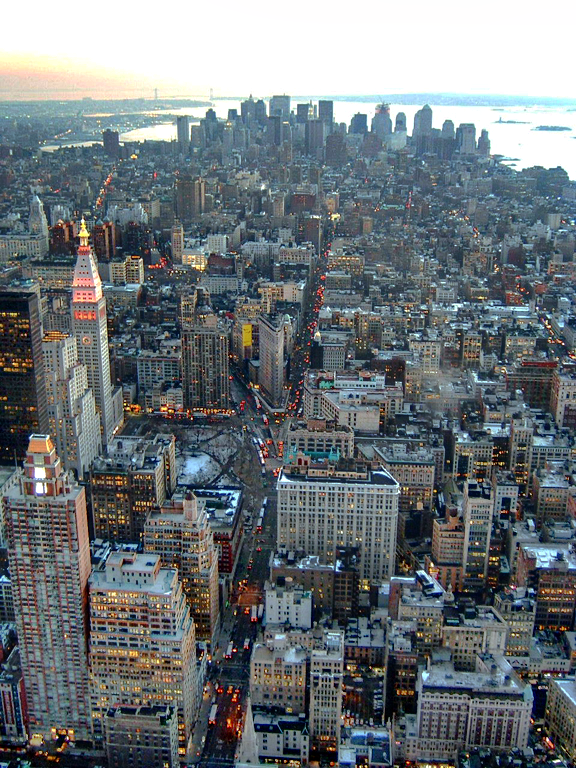
%> input picture DCAHE-MVMEF_Laboratory/comparisionLab/p1/AMEF.png, 576 x 768 px; its folder holds only this picture in this run
$ octave test5.m   (GNU Octave 9; MATLAB toolbox functions it lacks are replaced by stand-ins)
%> lines starting %> are read from the running program, lines starting %| are printed output that depends on the picture; in (x1, y1, x2, y2) boxes, pixels count from 0 and x2, y2 are one past the last pixel; in counts of white or black regions, pixels touching at a corner belong together; the program's own positions count from 1
clear all;
close all;
clc;

imagedir = '.\p1\';
outputdir = '.\p1\';

roi_ratio = 2;

windowLoc = [300,54];
windowSize = [220,40];
% img2 = drawRectangleFrame(imagedir,outputdir,windowLoc,[30,40]);
x = windowLoc(1);
y = windowLoc(2);
width = windowSize(1);
height = windowSize(2);

imagepsearch = strcat(imagedir,'*.png')
imagelist = dir(imagepsearch);

len = length(imagelist);

for i = 1:len
    file_name{i}=imagelist(i).name;
    image = imread(strcat(imagedir,file_name{i}));
%> image is the input picture: size 768x576x3 uint8; mean R, G, B 109.5, 116.9, 120.9

    [rows,cols,depth] = size(image);
%> rows = 768; cols = 576; depth = 3

    img_crop = imcrop(image,[x,y,width,height]);
    img_crop=imresize(img_crop,roi_ratio,'nearest');  %最近邻放大2倍
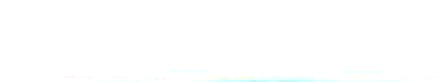
%> img_crop: size 82x442x3 uint8; mean R, G, B 254.4, 255, 254.9

    star_x = size(image,1)-size(img_crop,1)+1;  %指定横轴起始位置
%> star_x = 687
    star_y = size(image,2)-size(img_crop,2)+1;  %指定纵轴起始位置
%> star_y = 135

    image(star_x:end,star_y:end,:) = img_crop;  %按指定坐标位置开始将裁剪得图粘贴到image图上
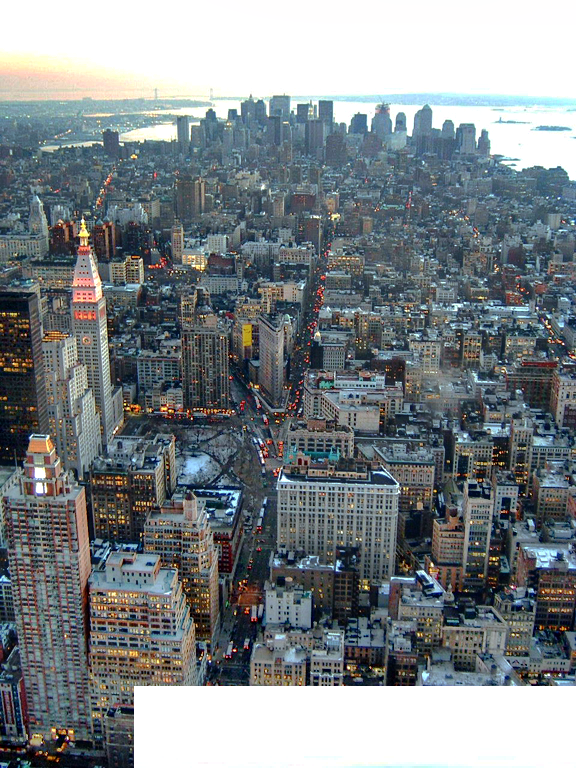
%> image: size 768x576x3 uint8; 8.19% of pixels changed, all inside (x1, y1, x2, y2) = (134, 686, 576, 768)

    figure(1)
    set (gcf,'Position',[800,800,cols,rows]);
    imshow(image,'border','tight','initialmagnification','fit');
    hold on
    rectangle('Position',[x,y,width,height],'LineWidth',2,'EdgeColor','b');%给原截取区域框出来
    hold on
    rectangle('Position',[180,185,330,100],'LineWidth',2,'EdgeColor','r');%给原截取区域框出来
    hold on
    rectangle('Position',[star_y,star_x,roi_ratio*width,roi_ratio*height],'LineWidth',2,'EdgeColor','b');%给新放置区域框出来

    %取出figue里面得图，转换为图片格式进行保存
    frame=getframe(gcf);
    result=frame2im(frame);
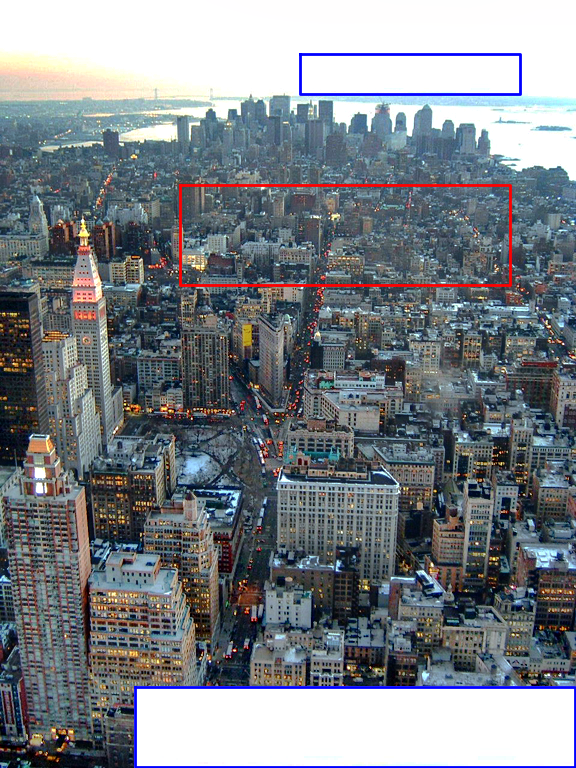
%> result: size 768x576x3 uint8; mean R, G, B 123.5, 129.1, 134.9
    imwrite(result,strcat(outputdir,file_name{i}));
end

$ run again, on DCAHE-MVMEF_Laboratory/comparisionLab/p1/NLP.png
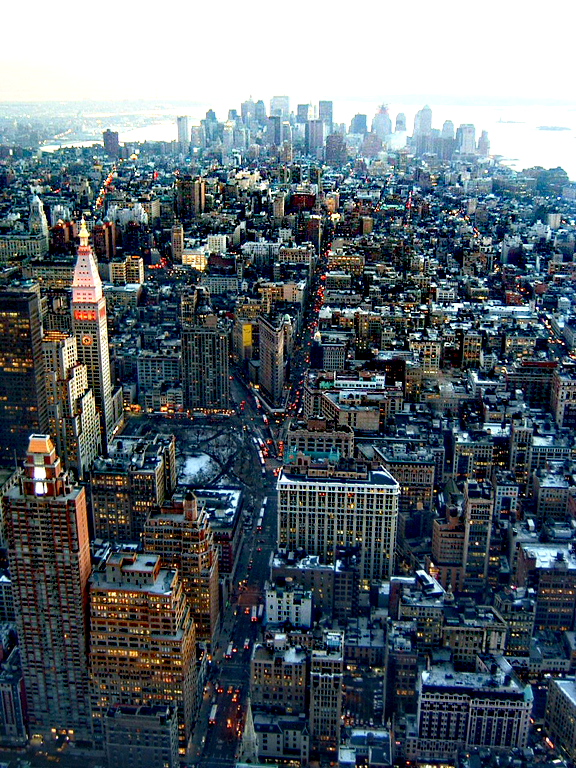
%> input picture DCAHE-MVMEF_Laboratory/comparisionLab/p1/NLP.png, 576 x 768 px
%> image is the input picture: size 768x576x3 uint8; mean R, G, B 90.3, 102, 109.5
%> `image(star_x:end,star_y:end,:) = img_crop;`:
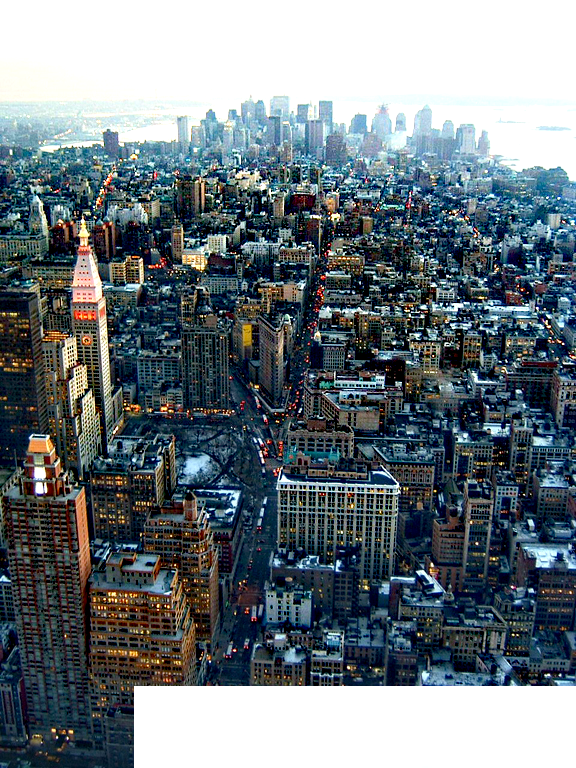
%> image: size 768x576x3 uint8; 8.19% of pixels changed, all inside (x1, y1, x2, y2) = (134, 686, 576, 768)
%> `result=frame2im(frame);`:
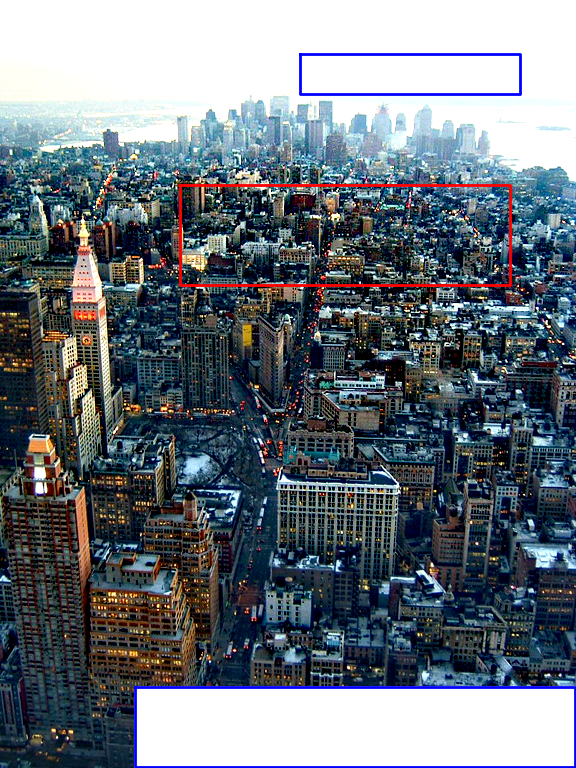
%> result: size 768x576x3 uint8; mean R, G, B 107.2, 116.3, 124.7

$ run again, on DCAHE-MVMEF_Laboratory/comparisionLab/p1/BCCR.png
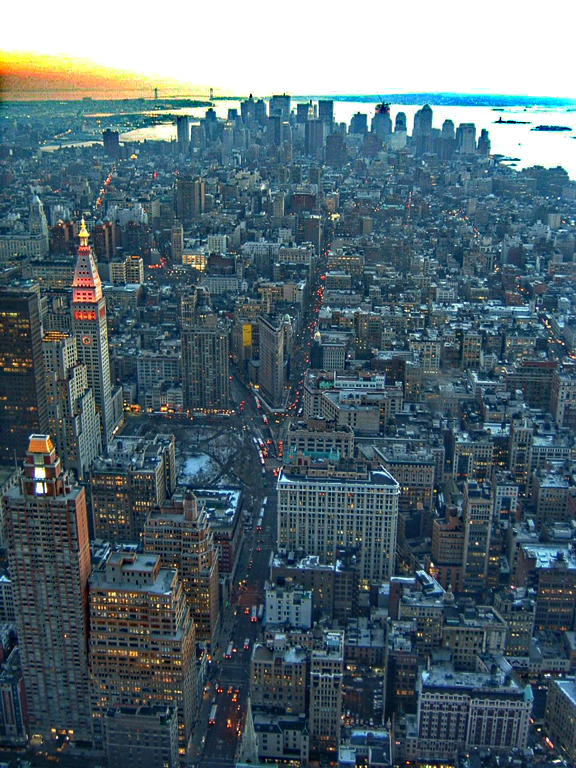
%> input picture DCAHE-MVMEF_Laboratory/comparisionLab/p1/BCCR.png, 576 x 768 px
%> image is the input picture: size 768x576x3 uint8; mean R, G, B 84.2, 104.6, 113.8
%> `image(star_x:end,star_y:end,:) = img_crop;`:
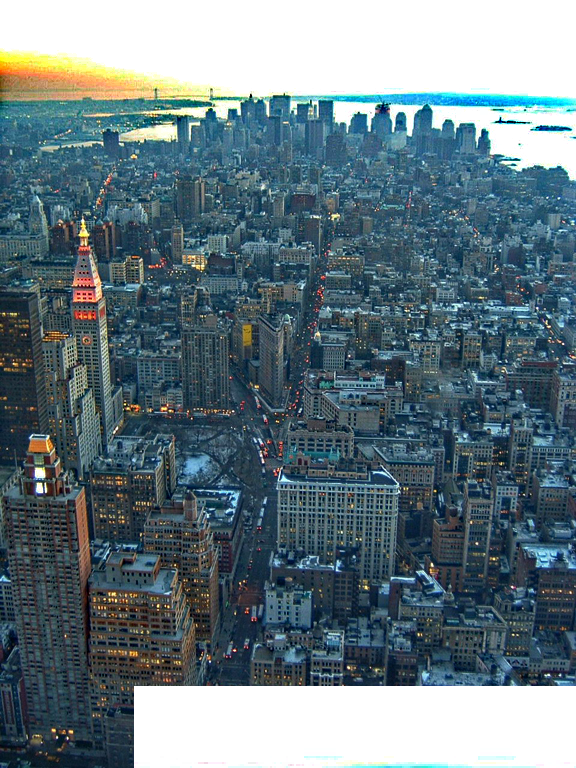
%> image: size 768x576x3 uint8; 8.19% of pixels changed, all inside (x1, y1, x2, y2) = (134, 686, 576, 768)
%> `result=frame2im(frame);`:
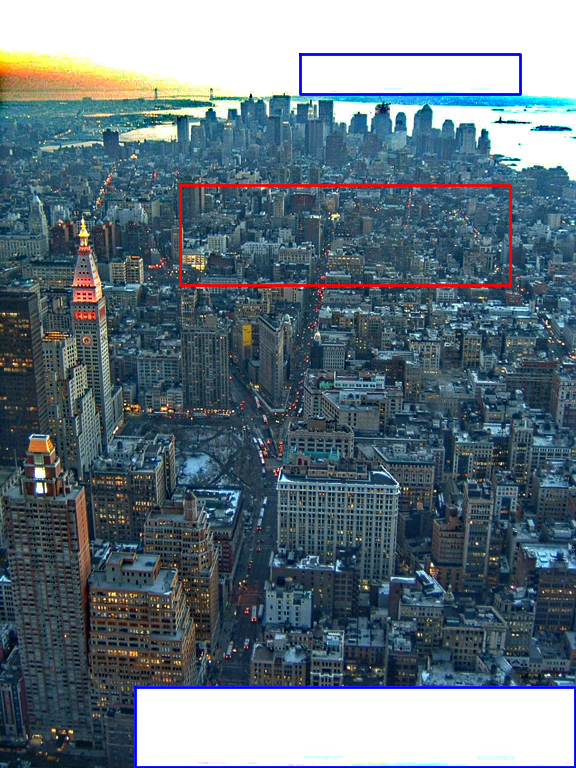
%> result: size 768x576x3 uint8; mean R, G, B 100.5, 117.9, 128.1
